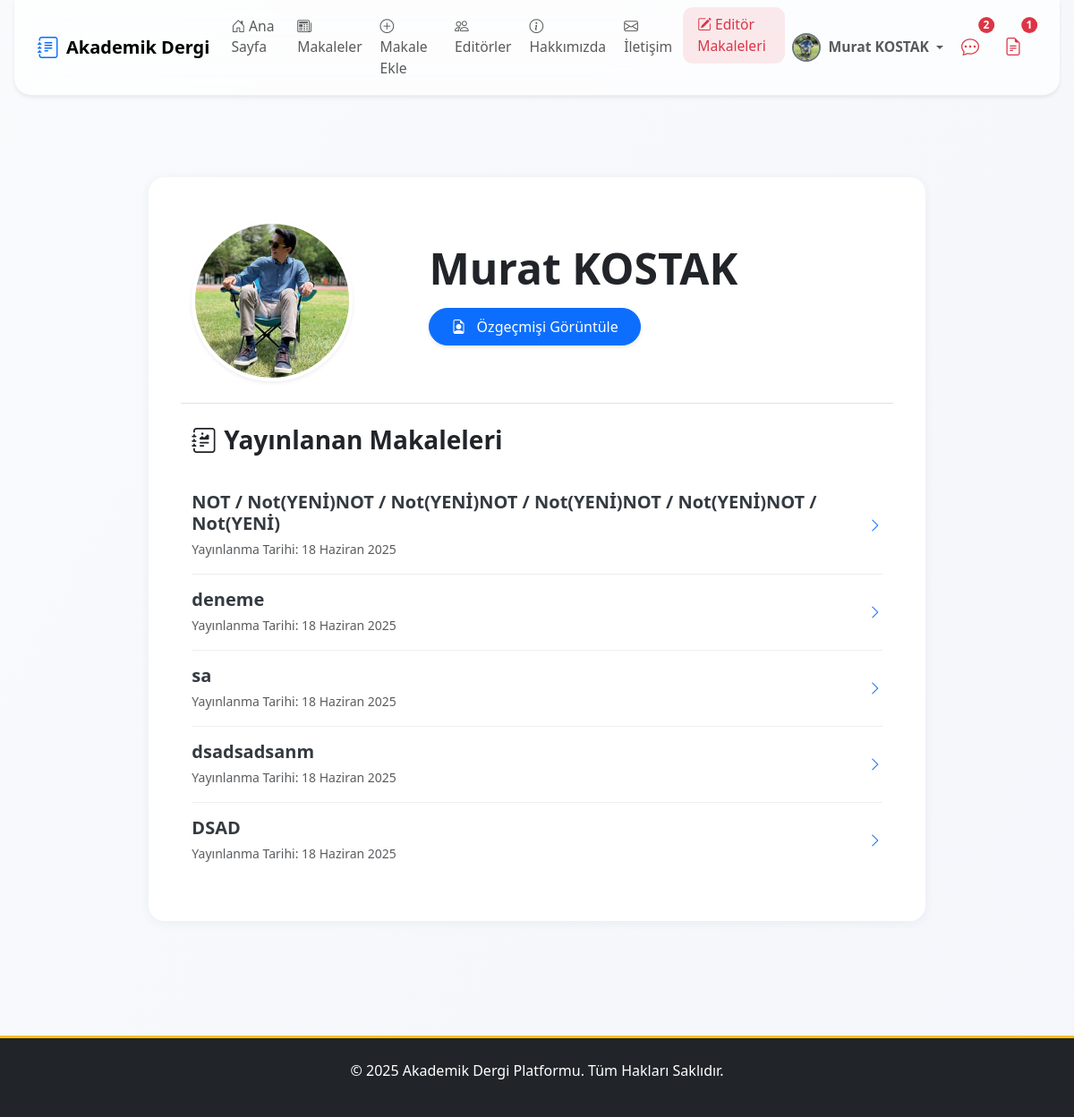
The page /users/profil/murat/ (signed in) on the database as committed earlier.
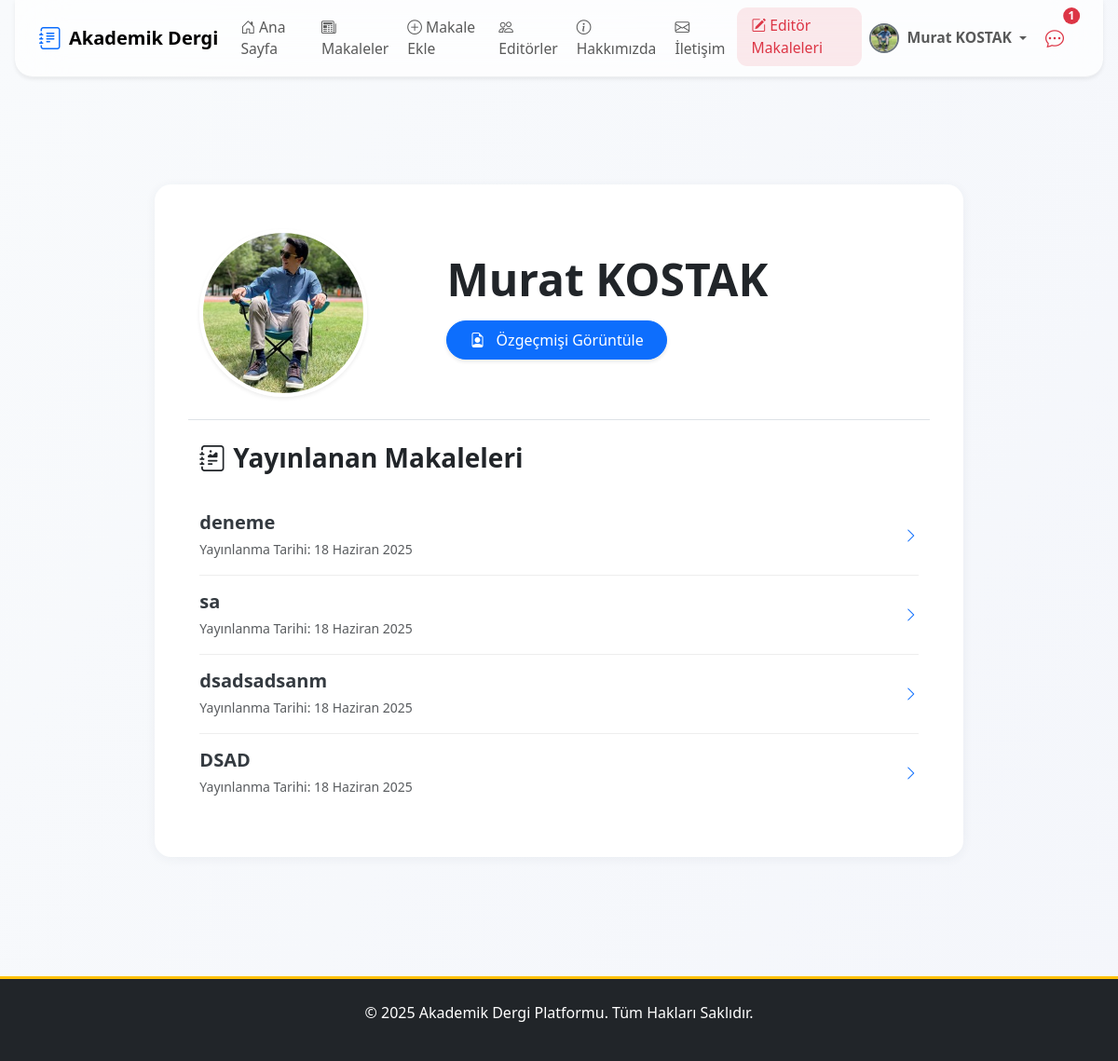
The same page on the database as committed later.
### apps/articles/models.py (models this page shows, shortened)
class Makale(models.Model):
    baslik = models.CharField(max_length=255, verbose_name="Başlık")
    slug = models.SlugField(max_length=255, unique=True, blank=True, help_text="Bu alan otomatik oluşturulur.")
    aciklama = models.TextField(verbose_name="Açıklama/Özet")
    pdf_dosyasi = models.FileField(upload_to=article_pdf_path, verbose_name="PDF Dosyası")
    anahtar_kelimeler = models.CharField(max_length=255, verbose_name="Anahtar Kelimeler", help_text="Kelimeleri virgül (,) ile ayırınız.", blank=True)
    yazarlar = models.ManyToManyField(Yazar, related_name='makaleler', verbose_name="Yazarlar")
    dergi_sayisi = models.ForeignKey(DergiSayisi, on_delete=models.SET_NULL, null=True, blank=True, related_name='makaleler', verbose_name="Dergi Sayısı")
    admin_notu = models.TextField(blank=True, null=True, verbose_name="Editör/Admin Notu")
    goruntulenme_sayisi = models.PositiveIntegerField(default=0, verbose_name="Görüntülenme Sayısı")
    goster_makaleler_sayfasinda = models.BooleanField(default=False, verbose_name="Yayında mı?")
    olusturulma_tarihi = models.DateTimeField(auto_now_add=True)
    guncellenme_tarihi = models.DateTimeField(auto_now=True)
    admin_notu_okundu = models.BooleanField(default=True)
    class Meta:
        verbose_name = "Makale"
        verbose_name_plural = "Makaleler"
        ordering = ['-olusturulma_tarihi']

### apps/users/views.py (the view)
# urls.py: path('profil/<str:username>/', ProfilView.as_view(), name='kullanici_profili'),
class ProfilView(DetailView):
    model = User
    template_name = 'pages/editor_profile.html'
    context_object_name = 'profil_kullanici'
    def get_object(self):
        username = self.kwargs.get('username')
        return get_object_or_404(User, username=username)
    def get_context_data(self, **kwargs):
        context = super().get_context_data(**kwargs)
        yazar_profili = self.get_object().yazar_profili if hasattr(self.get_object(), 'yazar_profili') else None
        if yazar_profili:
            context['makaleler'] = yazar_profili.makaleler.filter(goster_makaleler_sayfasinda=True).order_by('-olusturulma_tarihi')
        else:
            context['makaleler'] = []
        return context

### apps/core/context_processors.py (called while the page is built)
def notification_context(request):
    if not request.user.is_authenticated:
        return {}
    user = request.user
    context = {}
    if user.is_superuser:
        context['unread_messages_count'] = IletisimFormu.objects.filter(cevaplandi=False).count()
    else:
        context['unread_messages_count'] = 0
    if user.is_superuser or user.is_editor:
        context['draft_articles_count'] = Makale.objects.filter(goster_makaleler_sayfasinda=False).count()
    else:
        context['draft_articles_count'] = 0
    context['unread_notes_count'] = Makale.objects.filter(
        yazarlar__user_hesabi=user,
        admin_notu_okundu=False
    ).exclude(admin_notu__isnull=True).exclude(admin_notu__exact='').count()
    return context

### apps/users/models.py (called while the page is built)
    def get_full_name(self):
        return f"{self.first_name} {self.last_name}".strip()

### templates/pages/editor_profile.html (shortened to what this page needs)
{% extends "base.html" %}
{% block content %}
<div class="container py-5 animate__animated animate__fadeIn">
    <div class="row justify-content-center">
        <div class="col-lg-10">
            <div class="card modern-card shadow-lg slide-up">
                <div class="card-body p-lg-5">
                    <div class="row align-items-center mb-4 pb-4 border-bottom">
                        <div class="col-md-4 d-flex justify-content-center justify-content-md-start mb-4 mb-md-0">
                            {% if profil_kullanici.profile_resmi %}
                                <img src="{{ profil_kullanici.profile_resmi.url }}" class="rounded-circle shadow-sm img-fluid" width="180" height="180" alt="{{ profil_kullanici.get_full_name }}" style="object-fit: cover; border: 4px solid #fff;">
                            {% else %}
                                <div class="profile-image-placeholder rounded-circle shadow-sm d-inline-flex align-items-center justify-content-center bg-secondary text-white" style="width: 180px; height: 180px; border: 4px solid #fff;">
                                    <i class="bi bi-person-fill" style="font-size: 6rem;"></i>
                                </div>
                            {% endif %}
                        </div>
                        <div class="col-md-8 d-flex flex-column align-items-start">
                            <h2 class="fw-bold display-5 mb-2 text-start">{{ profil_kullanici.get_full_name|default:profil_kullanici.username }}</h2>
                            {% if profil_kullanici.resume %}
                                <a href="{{ profil_kullanici.resume.url }}" target="_blank" class="btn btn-primary rounded-pill px-4 py-2 mb-3 align-self-start" style="margin-top: 0.5rem; max-width: 250px;">
                                    <i class="bi bi-file-earmark-person me-2"></i> Özgeçmişi Görüntüle
                                </a>
                            {% endif %}
                        </div>
                    </div>
                    <div class="mt-4">
                        <h3 class="fw-bold mb-4"><i class="bi bi-journal-richtext me-2"></i>Yayınlanan Makaleleri</h3>
                        {% if makaleler %}
                            <div class="list-group list-group-flush">
                                {% for makale in makaleler %}
                                    <a href="{% url 'makale_detail' makale.slug %}" class="list-group-item list-group-item-action d-flex justify-content-between align-items-center py-3 px-0 article-list-item">
                                        <div>
                                            <h5 class="mb-1 fw-semibold">{{ makale.baslik }}</h5>
                                            <small class="text-muted">Yayınlanma Tarihi: {{ makale.olusturulma_tarihi|date:"d F Y" }}</small>
                                        </div>
                                        <i class="bi bi-chevron-right text-primary"></i>
                                    </a>
                                {% endfor %}
                            </div>
                        {% else %}
                            <div class="text-center py-5">
                                <i class="bi bi-journal-x fs-1 text-muted mb-3"></i>
                                <p class="text-muted fs-5">Bu yazar henüz hiç makale yayınlamamış.</p>
                            </div>
                        {% endif %}
                    </div>
                </div>
            </div>
        </div>
    </div>
</div>
{% endblock %}

### templates/partials/_navbar.html (shortened to what the changed rows need)
{% load static %}
{% load form_tags %}
<nav class="navbar navbar-expand-lg navbar-light fixed-top navbar-glass shadow-sm">
    <div class="container position-relative">
        <div class="collapse navbar-collapse justify-content-between mobile-glass-menu" id="navbarNav">
            <ul class="navbar-nav align-items-center gap-lg-1 gap-2 d-none d-lg-flex">
                {% if user.is_authenticated %}
                    {% if unread_notes_count and unread_notes_count > 0 %}
                    <li class="nav-item position-relative me-2">
                        <a href="{% url 'makalelerim' %}" class="nav-link px-2" title="Yeni Admin Notu Olan Makaleler">
                            <i class="bi bi-chat-dots fs-5 text-danger"></i>
                            <span class="position-absolute top-0 start-100 translate-middle badge rounded-pill bg-danger text-white small-badge">{{ unread_notes_count }}</span>
                        </a>
                    </li>
                    {% endif %}
                    {% if user.is_superuser or user.is_editor %}
                        {% if draft_articles_count and draft_articles_count > 0 %}
                        <li class="nav-item position-relative me-2">
                            <a href="{% url 'dashboard:editor_panel' %}" class="nav-link px-2" title="Taslak Makaleler">
                                <i class="bi bi-file-earmark-text fs-5 text-danger"></i>
                                <span class="position-absolute top-0 start-100 translate-middle badge rounded-pill bg-danger text-white small-badge">{{ draft_articles_count }}</span>
                            </a>
                        </li>
                        {% endif %}
                    {% endif %}
                {% endif %}
            </ul>
        </div>
    </div>
</nav>

Rows that differ between the two databases and show on the page:
removed Makale: baslik "NOT / Not(YENİ)NOT / Not(YENİ)NOT / Not(YENİ)NOT / Not(YENİ)NOT / Not(YENİ)", olusturulma_tarihi "18 Haziran 2025"
Other text that changed with them:
{{ unread_notes_count }}: "2" → "1"
{{ draft_articles_count }}: "1" → (not shown)
